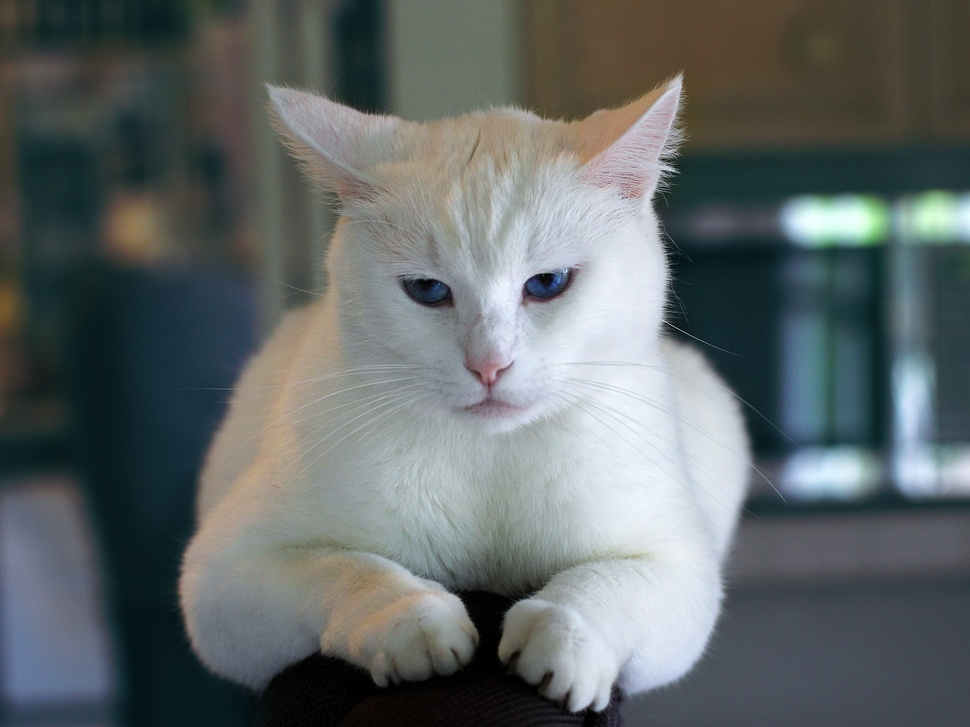
#> input picture scripts/funciones_python/muestra.jpg, 970 x 727 px, shrunk from 1920 x 1440 before the run, found by its file name
$ python canales_rgb.py
#> lines starting #> are read from the running program, lines starting #| are printed output that depends on the picture
# -*- coding: utf-8 -*-
"""
Created on Thu Feb  8 09:00:43 2024

@author: USUARIO
"""

import numpy as np
import matplotlib.pyplot as plt
import matplotlib.image as mpimg

def canales_rgb(imagen: list) -> list:
    """ Divide una imagen en sus canales de color rojo, verde y azul.

    Esta función divide una imagen en sus canales de color rojo, verde y azul.
    Cada canal se almacena en una imagen separada donde la intensidad de cada
    píxel corresponde a la intensidad del color en ese canal en la imagen original.

    Parámetros:
        imagen (list): Matriz de MxN con tuplas (R, G, B) que representan la imagen original.

    Retorno:
        list: Lista de tres imágenes, cada una representando un canal de color (rojo, verde, azul).
    """
    alto, ancho = len(imagen), len(imagen[0])

    # Inicializar matrices para los canales rojo, verde y azul
    canal_rojo = np.zeros((alto, ancho, 3), dtype=np.uint8)
    canal_verde = np.zeros((alto, ancho, 3), dtype=np.uint8)
    canal_azul = np.zeros((alto, ancho, 3), dtype=np.uint8)

    # Recorrer la imagen y asignar los valores correspondientes a cada canal
    for i in range(alto):
        for j in range(ancho):
            r, g, b = imagen[i][j]
            # Canal Rojo: r, 0, 0
            canal_rojo[i][j] = [r, 0, 0]
            # Canal Verde: 0, g, 0
            canal_verde[i][j] = [0, g, 0]
            # Canal Azul: 0, 0, b
            canal_azul[i][j] = [0, 0, b]

    return [canal_rojo, canal_verde, canal_azul]

def visualizar_imagen(imagen: list) -> None:
    """ Muestra la imagen recibida.

    Parámetros:
        imagen (list): Matriz de MxN con tuplas (R, G, B) que representan la imagen a visualizar.

    Retorno:
        None
    """
    plt.imshow(imagen)
    plt.axis('off')
    plt.show()

# Ejemplo de uso
imagen_original = mpimg.imread("muestra.jpg").tolist()
#> imagen_original = 727 items
canales = canales_rgb(imagen_original)
#> in canales_rgb, `alto, ancho = len(imagen), len(imagen[0])`: alto = 727; ancho = 970
#> after the loop in canales_rgb, `for i in range(alto):`:
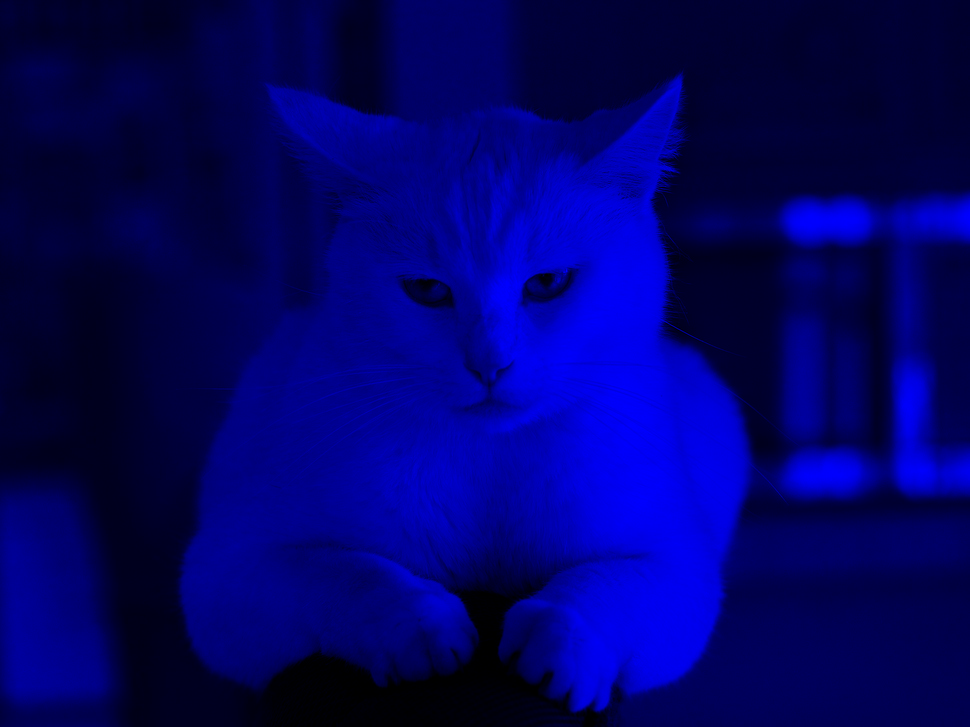
#> canal_azul: shape (727, 970, 3); mean of channels 0, 1, 2 0, 0, 104.8; drawn as R, G, B
#> after the loop in canales_rgb, `for i in range(alto):`:
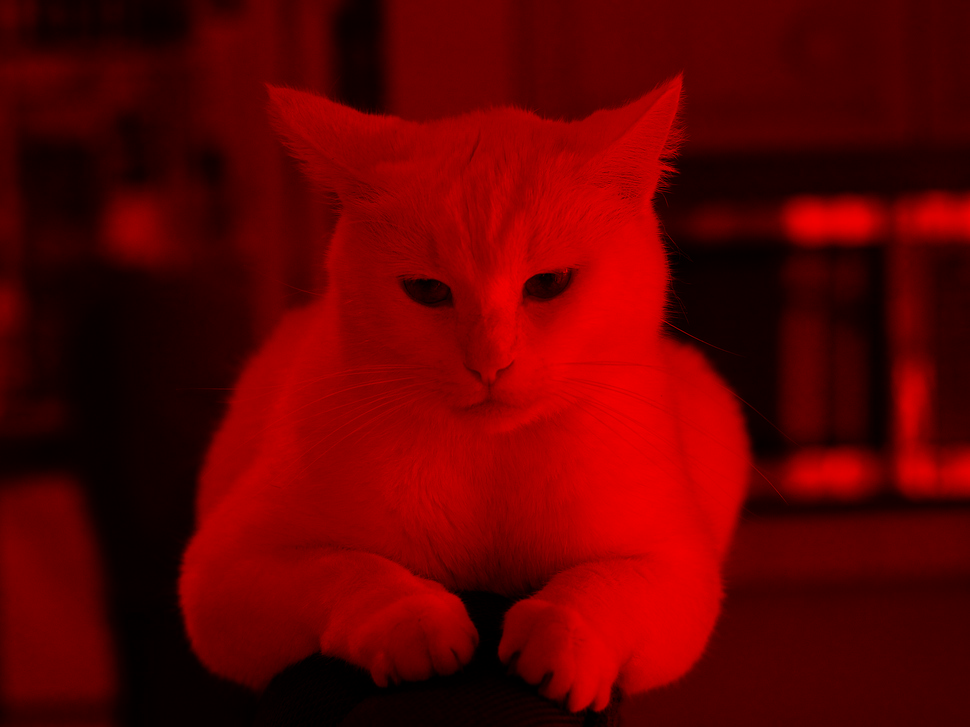
#> canal_rojo: shape (727, 970, 3); mean of channels 0, 1, 2 97.5, 0, 0; drawn as R, G, B
#> after the loop in canales_rgb, `for i in range(alto):`:
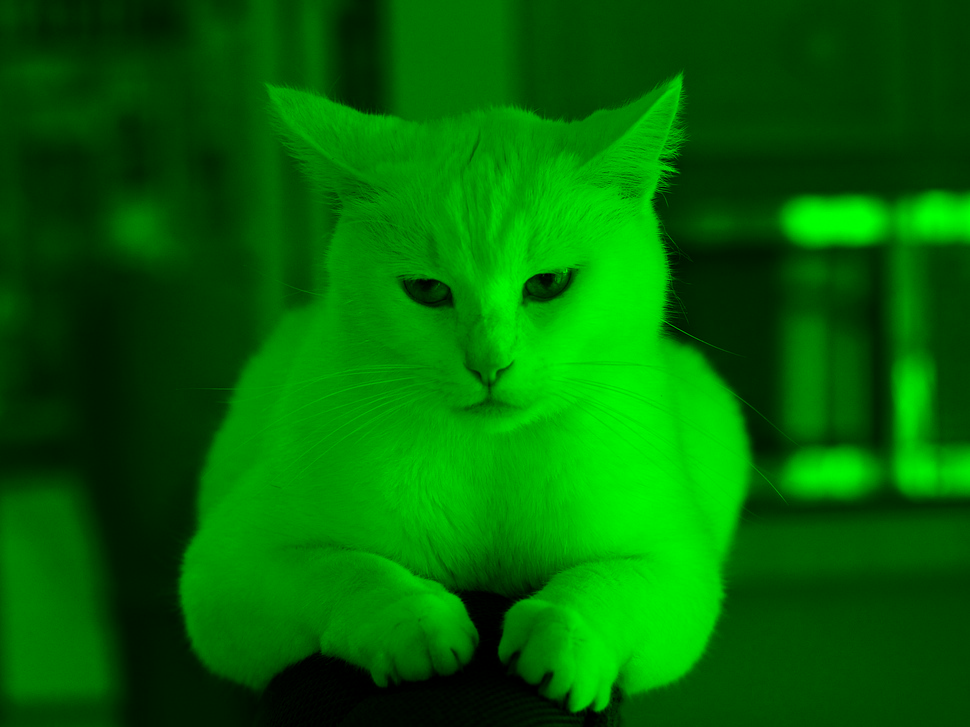
#> canal_verde: shape (727, 970, 3); mean of channels 0, 1, 2 0, 104.4, 0; drawn as R, G, B
#> canales = 3 items

# Visualizar los canales
for i, canal in enumerate(canales):
    print(f"Canal {i+1}")
    visualizar_imagen(canal)
#> this loop made 3 passes
#| Canal 1
#| Canal 2
#| Canal 3
